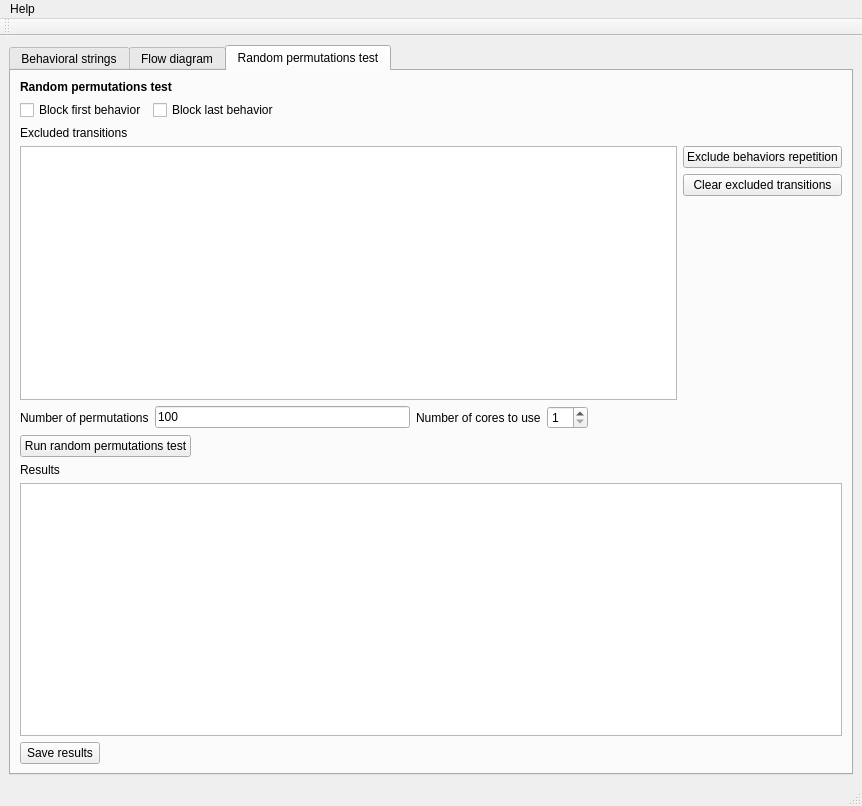
<?xml version="1.0" encoding="UTF-8"?>
<ui version="4.0">
 <class>MainWindow</class>
 <widget class="QMainWindow" name="MainWindow">
  <property name="geometry">
   <rect>
    <x>0</x>
    <y>0</y>
    <width>862</width>
    <height>806</height>
   </rect>
  </property>
  <property name="windowTitle">
   <string>Bed intersection</string>
  </property>
  <widget class="QWidget" name="centralwidget">
   <layout class="QVBoxLayout" name="verticalLayout_2">
    <item>
     <widget class="QTabWidget" name="tabWidget">
      <property name="currentIndex">
       <number>2</number>
      </property>
      <widget class="QWidget" name="tab_strings">
       <attribute name="title">
        <string>Behavioral strings</string>
       </attribute>
       <layout class="QVBoxLayout" name="verticalLayout_4">
        <item>
         <layout class="QVBoxLayout" name="verticalLayout_3">
          <item>
           <widget class="QLabel" name="label_2">
            <property name="text">
             <string>&lt;b&gt;Behavioral strings&lt;/b&gt;</string>
            </property>
           </widget>
          </item>
          <item>
           <widget class="QPlainTextEdit" name="pte_behav_strings">
            <property name="font">
             <font>
              <family>Monospace</family>
             </font>
            </property>
           </widget>
          </item>
          <item>
           <layout class="QHBoxLayout" name="horizontalLayout">
            <item>
             <widget class="QLineEdit" name="leStringsFileName">
              <property name="enabled">
               <bool>false</bool>
              </property>
              <property name="text">
               <string/>
              </property>
              <property name="readOnly">
               <bool>true</bool>
              </property>
             </widget>
            </item>
            <item>
             <widget class="QPushButton" name="pb_select_behav_strings_file">
              <property name="text">
               <string>Load from file</string>
              </property>
             </widget>
            </item>
           </layout>
          </item>
          <item>
           <widget class="QLabel" name="label_4">
            <property name="text">
             <string>&lt;b&gt;Behavioral strings statistics&lt;/b&gt;</string>
            </property>
           </widget>
          </item>
          <item>
           <layout class="QHBoxLayout" name="horizontalLayout_5">
            <item>
             <widget class="QPushButton" name="pb_statistics">
              <property name="text">
               <string>Generate statistics</string>
              </property>
             </widget>
            </item>
            <item>
             <widget class="QPushButton" name="pb_save_observed_matrix">
              <property name="text">
               <string>Observed transition matrix</string>
              </property>
             </widget>
            </item>
            <item>
             <spacer name="horizontalSpacer">
              <property name="orientation">
               <enum>Qt::Horizontal</enum>
              </property>
              <property name="sizeHint" stdset="0">
               <size>
                <width>40</width>
                <height>20</height>
               </size>
              </property>
             </spacer>
            </item>
           </layout>
          </item>
          <item>
           <widget class="QLabel" name="label_13">
            <property name="text">
             <string>Results</string>
            </property>
           </widget>
          </item>
          <item>
           <widget class="QPlainTextEdit" name="pte_statistics">
            <property name="font">
             <font>
              <family>Monospace</family>
             </font>
            </property>
            <property name="readOnly">
             <bool>true</bool>
            </property>
           </widget>
          </item>
          <item>
           <layout class="QHBoxLayout" name="horizontalLayout_12">
            <item>
             <widget class="QPushButton" name="pb_save_stats_results">
              <property name="text">
               <string>Save results</string>
              </property>
             </widget>
            </item>
            <item>
             <spacer name="horizontalSpacer_8">
              <property name="orientation">
               <enum>Qt::Horizontal</enum>
              </property>
              <property name="sizeHint" stdset="0">
               <size>
                <width>40</width>
                <height>20</height>
               </size>
              </property>
             </spacer>
            </item>
           </layout>
          </item>
         </layout>
        </item>
       </layout>
       <zorder></zorder>
      </widget>
      <widget class="QWidget" name="tab_flow_diagram">
       <attribute name="title">
        <string>Flow diagram</string>
       </attribute>
       <layout class="QVBoxLayout" name="verticalLayout_5">
        <item>
         <widget class="QLabel" name="label_6">
          <property name="text">
           <string>&lt;b&gt;Flow diagram&lt;/b&gt;</string>
          </property>
         </widget>
        </item>
        <item>
         <widget class="QLabel" name="label_8">
          <property name="text">
           <string>Edge labels</string>
          </property>
         </widget>
        </item>
        <item>
         <layout class="QHBoxLayout" name="horizontalLayout_9">
          <item>
           <widget class="QRadioButton" name="rb_percent_after_behav">
            <property name="text">
             <string>% of transitions after behavior</string>
            </property>
            <property name="checked">
             <bool>true</bool>
            </property>
           </widget>
          </item>
          <item>
           <layout class="QHBoxLayout" name="horizontalLayout_4">
            <item>
             <widget class="QLabel" name="label_9">
              <property name="text">
               <string>Cut-off</string>
              </property>
             </widget>
            </item>
            <item>
             <widget class="QLineEdit" name="le_cutoff_transition_after_behav">
              <property name="text">
               <string>0</string>
              </property>
             </widget>
            </item>
            <item>
             <widget class="QLabel" name="label_11">
              <property name="text">
               <string>%</string>
              </property>
             </widget>
            </item>
            <item>
             <spacer name="horizontalSpacer_5">
              <property name="orientation">
               <enum>Qt::Horizontal</enum>
              </property>
              <property name="sizeHint" stdset="0">
               <size>
                <width>40</width>
                <height>20</height>
               </size>
              </property>
             </spacer>
            </item>
           </layout>
          </item>
         </layout>
        </item>
        <item>
         <layout class="QHBoxLayout" name="horizontalLayout_10">
          <item>
           <widget class="QRadioButton" name="rb_percent_total_transitions">
            <property name="text">
             <string>% of total transitions</string>
            </property>
           </widget>
          </item>
          <item>
           <layout class="QHBoxLayout" name="horizontalLayout_8">
            <item>
             <widget class="QLabel" name="label_10">
              <property name="text">
               <string>Cut-off</string>
              </property>
             </widget>
            </item>
            <item>
             <widget class="QLineEdit" name="le_cutoff_total_transition">
              <property name="text">
               <string>0</string>
              </property>
             </widget>
            </item>
            <item>
             <widget class="QLabel" name="label_12">
              <property name="text">
               <string>%</string>
              </property>
             </widget>
            </item>
            <item>
             <spacer name="horizontalSpacer_7">
              <property name="orientation">
               <enum>Qt::Horizontal</enum>
              </property>
              <property name="sizeHint" stdset="0">
               <size>
                <width>40</width>
                <height>20</height>
               </size>
              </property>
             </spacer>
            </item>
           </layout>
          </item>
         </layout>
        </item>
        <item>
         <widget class="QRadioButton" name="rb_fraction_after_behav">
          <property name="text">
           <string>fraction of transitions after behavior</string>
          </property>
         </widget>
        </item>
        <item>
         <layout class="QHBoxLayout" name="horizontalLayout_6">
          <item>
           <widget class="QPushButton" name="pb_graphviz_script">
            <property name="text">
             <string>Generate GraphViz script</string>
            </property>
           </widget>
          </item>
          <item>
           <spacer name="horizontalSpacer_2">
            <property name="orientation">
             <enum>Qt::Horizontal</enum>
            </property>
            <property name="sizeHint" stdset="0">
             <size>
              <width>40</width>
              <height>20</height>
             </size>
            </property>
           </spacer>
          </item>
         </layout>
        </item>
        <item>
         <widget class="QLabel" name="label_14">
          <property name="text">
           <string>Results</string>
          </property>
         </widget>
        </item>
        <item>
         <widget class="QPlainTextEdit" name="pte_gv">
          <property name="font">
           <font>
            <family>Monospace</family>
           </font>
          </property>
         </widget>
        </item>
        <item>
         <widget class="QLabel" name="label_16">
          <property name="text">
           <string>Path to dot program (leave empty if dot is on the path)</string>
          </property>
         </widget>
        </item>
        <item>
         <layout class="QHBoxLayout" name="horizontalLayout_14">
          <item>
           <widget class="QLineEdit" name="le_dot_path"/>
          </item>
          <item>
           <widget class="QPushButton" name="pb_browse_dot_path">
            <property name="text">
             <string>Browse</string>
            </property>
           </widget>
          </item>
         </layout>
        </item>
        <item>
         <layout class="QHBoxLayout" name="horizontalLayout_13">
          <item>
           <widget class="QPushButton" name="pb_flow_diagram">
            <property name="text">
             <string>Generate flow diagram</string>
            </property>
           </widget>
          </item>
          <item>
           <widget class="QPushButton" name="pb_save_gv">
            <property name="text">
             <string>Save results</string>
            </property>
           </widget>
          </item>
          <item>
           <spacer name="horizontalSpacer_9">
            <property name="orientation">
             <enum>Qt::Horizontal</enum>
            </property>
            <property name="sizeHint" stdset="0">
             <size>
              <width>40</width>
              <height>20</height>
             </size>
            </property>
           </spacer>
          </item>
         </layout>
        </item>
        <item>
         <spacer name="verticalSpacer">
          <property name="orientation">
           <enum>Qt::Vertical</enum>
          </property>
          <property name="sizeHint" stdset="0">
           <size>
            <width>20</width>
            <height>177</height>
           </size>
          </property>
         </spacer>
        </item>
       </layout>
      </widget>
      <widget class="QWidget" name="tab_randomization">
       <attribute name="title">
        <string>Random permutations test</string>
       </attribute>
       <layout class="QVBoxLayout" name="verticalLayout_6">
        <item>
         <widget class="QLabel" name="label_5">
          <property name="text">
           <string>&lt;html&gt;&lt;head/&gt;&lt;body&gt;&lt;p&gt;&lt;span style=&quot; font-weight:600;&quot;&gt;Random permutations test&lt;/span&gt;&lt;/p&gt;&lt;/body&gt;&lt;/html&gt;</string>
          </property>
         </widget>
        </item>
        <item>
         <layout class="QHBoxLayout" name="horizontalLayout_2">
          <item>
           <widget class="QCheckBox" name="cb_block_first_behavior">
            <property name="text">
             <string>Block first behavior</string>
            </property>
           </widget>
          </item>
          <item>
           <widget class="QCheckBox" name="cb_block_last_behavior">
            <property name="text">
             <string>Block last behavior</string>
            </property>
           </widget>
          </item>
          <item>
           <spacer name="horizontalSpacer_6">
            <property name="orientation">
             <enum>Qt::Horizontal</enum>
            </property>
            <property name="sizeHint" stdset="0">
             <size>
              <width>40</width>
              <height>20</height>
             </size>
            </property>
           </spacer>
          </item>
         </layout>
        </item>
        <item>
         <widget class="QLabel" name="label_7">
          <property name="text">
           <string>Excluded transitions</string>
          </property>
         </widget>
        </item>
        <item>
         <layout class="QHBoxLayout" name="horizontalLayout_15">
          <item>
           <widget class="QPlainTextEdit" name="pte_excluded_transitions">
            <property name="font">
             <font>
              <family>Monospace</family>
             </font>
            </property>
           </widget>
          </item>
          <item>
           <layout class="QVBoxLayout" name="verticalLayout">
            <item>
             <widget class="QPushButton" name="pb_exclude_repetition">
              <property name="text">
               <string>Exclude behaviors repetition</string>
              </property>
             </widget>
            </item>
            <item>
             <widget class="QPushButton" name="pb_clear_excluded_transitions">
              <property name="text">
               <string>Clear excluded transitions</string>
              </property>
             </widget>
            </item>
            <item>
             <spacer name="verticalSpacer_2">
              <property name="orientation">
               <enum>Qt::Vertical</enum>
              </property>
              <property name="sizeHint" stdset="0">
               <size>
                <width>20</width>
                <height>40</height>
               </size>
              </property>
             </spacer>
            </item>
           </layout>
          </item>
         </layout>
        </item>
        <item>
         <layout class="QHBoxLayout" name="horizontalLayout_3">
          <item>
           <widget class="QLabel" name="label">
            <property name="text">
             <string>Number of permutations</string>
            </property>
           </widget>
          </item>
          <item>
           <widget class="QLineEdit" name="leNumberRandomizations">
            <property name="text">
             <string>100</string>
            </property>
           </widget>
          </item>
          <item>
           <widget class="QLabel" name="label_3">
            <property name="text">
             <string>Number of cores to use</string>
            </property>
           </widget>
          </item>
          <item>
           <widget class="QSpinBox" name="sb_nb_cores">
            <property name="minimum">
             <number>1</number>
            </property>
           </widget>
          </item>
          <item>
           <spacer name="horizontalSpacer_4">
            <property name="orientation">
             <enum>Qt::Horizontal</enum>
            </property>
            <property name="sizeHint" stdset="0">
             <size>
              <width>40</width>
              <height>20</height>
             </size>
            </property>
           </spacer>
          </item>
         </layout>
        </item>
        <item>
         <layout class="QHBoxLayout" name="horizontalLayout_7">
          <item>
           <widget class="QPushButton" name="pb_run_randomization_test">
            <property name="text">
             <string>Run random permutations test</string>
            </property>
           </widget>
          </item>
          <item>
           <spacer name="horizontalSpacer_3">
            <property name="orientation">
             <enum>Qt::Horizontal</enum>
            </property>
            <property name="sizeHint" stdset="0">
             <size>
              <width>40</width>
              <height>20</height>
             </size>
            </property>
           </spacer>
          </item>
         </layout>
        </item>
        <item>
         <widget class="QLabel" name="label_15">
          <property name="text">
           <string>Results</string>
          </property>
         </widget>
        </item>
        <item>
         <widget class="QPlainTextEdit" name="pte_random">
          <property name="font">
           <font>
            <family>Monospace</family>
           </font>
          </property>
         </widget>
        </item>
        <item>
         <layout class="QHBoxLayout" name="horizontalLayout_11">
          <item>
           <widget class="QPushButton" name="pb_save_random">
            <property name="text">
             <string>Save results</string>
            </property>
           </widget>
          </item>
          <item>
           <spacer name="horizontalSpacer_10">
            <property name="orientation">
             <enum>Qt::Horizontal</enum>
            </property>
            <property name="sizeHint" stdset="0">
             <size>
              <width>40</width>
              <height>20</height>
             </size>
            </property>
           </spacer>
          </item>
         </layout>
        </item>
       </layout>
      </widget>
     </widget>
    </item>
   </layout>
  </widget>
  <widget class="QMenuBar" name="menubar">
   <property name="geometry">
    <rect>
     <x>0</x>
     <y>0</y>
     <width>862</width>
     <height>22</height>
    </rect>
   </property>
   <widget class="QMenu" name="menuHelp">
    <property name="title">
     <string>Help</string>
    </property>
    <addaction name="actionAbout"/>
   </widget>
   <addaction name="menuHelp"/>
  </widget>
  <widget class="QStatusBar" name="statusbar"/>
  <widget class="QToolBar" name="toolBar">
   <property name="windowTitle">
    <string>toolBar</string>
   </property>
   <attribute name="toolBarArea">
    <enum>TopToolBarArea</enum>
   </attribute>
   <attribute name="toolBarBreak">
    <bool>false</bool>
   </attribute>
  </widget>
  <action name="actionDocumentation">
   <property name="text">
    <string>Documentation</string>
   </property>
  </action>
  <action name="actionAbout">
   <property name="text">
    <string>About</string>
   </property>
  </action>
 </widget>
 <resources/>
 <connections/>
</ui>
